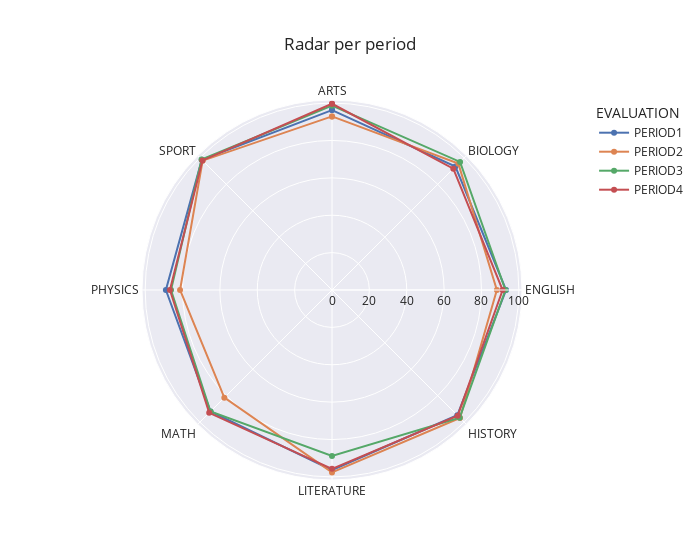

The cell this chart's notebook holds for it:
### Code cell
fig = px.line_polar(scores.groupby(['COURSE','EVALUATION']).mean().reset_index(), 
                    r='SCORE', theta='COURSE',color='EVALUATION', 
                    line_close=True,markers=True,template="seaborn", width=700,
                    title='Radar per period')
fig.show()

### Figure 1 — Plotly figure (JSON) as saved in the notebook; plotly's stock layout.template omitted (floating-point values rounded to 4 significant figures)
{"data": [{"hovertemplate": "EVALUATION=PERIOD1<br>SCORE=%{r}<br>COURSE=%{theta}<extra></extra>", "legendgroup": "PERIOD1", "line": {"color": "rgb(76,114,176)", "dash": "solid"}, "marker": {"symbol": "circle"}, "mode": "lines+markers", "name": "PERIOD1", "r": [96.29, 93.42, 93.16, 94.81, 96.35, 91.94, 88.9, 98.55, 96.29], "showlegend": true, "subplot": "polar", "theta": ["ARTS", "BIOLOGY", "ENGLISH", "HISTORY", "LITERATURE", "MATH", "PHYSICS", "SPORT", "ARTS"], "type": "scatterpolar"}, {"hovertemplate": "EVALUATION=PERIOD2<br>SCORE=%{r}<br>COURSE=%{theta}<extra></extra>", "legendgroup": "PERIOD2", "line": {"color": "rgb(221,132,82)", "dash": "solid"}, "marker": {"symbol": "circle"}, "mode": "lines+markers", "name": "PERIOD2", "r": [92.9, 95.65, 88.23, 96.87, 97.61, 81.48, 81.32, 97.9, 92.9], "showlegend": true, "subplot": "polar", "theta": ["ARTS", "BIOLOGY", "ENGLISH", "HISTORY", "LITERATURE", "MATH", "PHYSICS", "SPORT", "ARTS"], "type": "scatterpolar"}, {"hovertemplate": "EVALUATION=PERIOD3<br>SCORE=%{r}<br>COURSE=%{theta}<extra></extra>", "legendgroup": "PERIOD3", "line": {"color": "rgb(85,168,104)", "dash": "solid"}, "marker": {"symbol": "circle"}, "mode": "lines+markers", "name": "PERIOD3", "r": [98.71, 96.94, 92.81, 96.65, 88.77, 91.94, 86.16, 98.71, 98.71], "showlegend": true, "subplot": "polar", "theta": ["ARTS", "BIOLOGY", "ENGLISH", "HISTORY", "LITERATURE", "MATH", "PHYSICS", "SPORT", "ARTS"], "type": "scatterpolar"}, {"hovertemplate": "EVALUATION=PERIOD4<br>SCORE=%{r}<br>COURSE=%{theta}<extra></extra>", "legendgroup": "PERIOD4", "line": {"color": "rgb(196,78,82)", "dash": "solid"}, "marker": {"symbol": "circle"}, "mode": "lines+markers", "name": "PERIOD4", "r": [99.68, 91.81, 91.32, 95.13, 95.71, 92.94, 86.74, 98.06, 99.68], "showlegend": true, "subplot": "polar", "theta": ["ARTS", "BIOLOGY", "ENGLISH", "HISTORY", "LITERATURE", "MATH", "PHYSICS", "SPORT", "ARTS"], "type": "scatterpolar"}], "layout": {"legend": {"title": {"text": "EVALUATION"}, "tracegroupgap": 0}, "polar": {"angularaxis": {"direction": "clockwise", "rotation": 90}, "domain": {"x": [0, 1], "y": [0, 1]}}, "title": {"text": "Radar per period"}, "width": 700}}
